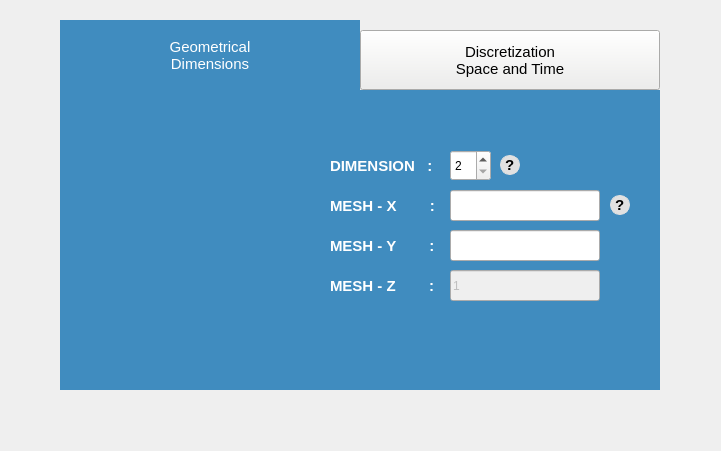
  <widget class="QWidget" name="First_widget" native="true">
   <property name="geometry">
    <rect>
     <x>230</x>
     <y>100</y>
     <width>721</width>
     <height>451</height>
    </rect>
   </property>
   <widget class="QPushButton" name="btn1">
    <property name="enabled">
     <bool>true</bool>
    </property>
    <property name="geometry">
     <rect>
      <x>60</x>
      <y>20</y>
      <width>300</width>
      <height>70</height>
     </rect>
    </property>
    <property name="sizePolicy">
     <sizepolicy hsizetype="Preferred" vsizetype="Preferred">
      <horstretch>0</horstretch>
      <verstretch>0</verstretch>
     </sizepolicy>
    </property>
    <property name="minimumSize">
     <size>
      <width>0</width>
      <height>0</height>
     </size>
    </property>
    <property name="maximumSize">
     <size>
      <width>16777215</width>
      <height>16777215</height>
     </size>
    </property>
    <property name="font">
     <font>
      <family>Ubuntu</family>
      <pointsize>11</pointsize>
      <weight>50</weight>
      <italic>false</italic>
      <bold>false</bold>
     </font>
    </property>
    <property name="styleSheet">
     <string notr="true">#btn1{
background-color: rgb(64, 140, 191);
border:none;
border-top-color: 1px solid rgb(52, 101, 164);
color:#fff;
}</string>
    </property>
    <property name="text">
     <string>Geometrical 
Dimensions</string>
    </property>
   </widget>
   <widget class="QFrame" name="frame_2">
    <property name="geometry">
     <rect>
      <x>60</x>
      <y>90</y>
      <width>600</width>
      <height>300</height>
     </rect>
    </property>
    <property name="styleSheet">
     <string notr="true">#frame_2{
border: none;
background-color: rgb(64, 140, 191);

}</string>
    </property>
    <property name="frameShape">
     <enum>QFrame::StyledPanel</enum>
    </property>
    <property name="frameShadow">
     <enum>QFrame::Raised</enum>
    </property>
    <widget class="QLabel" name="dim_label_3">
     <property name="geometry">
      <rect>
       <x>270</x>
       <y>60</y>
       <width>121</width>
       <height>31</height>
      </rect>
     </property>
     <property name="font">
      <font>
       <family>Ubuntu</family>
       <pointsize>11</pointsize>
       <weight>75</weight>
       <bold>true</bold>
      </font>
     </property>
     <property name="styleSheet">
      <string notr="true">color : #fff;</string>
     </property>
     <property name="text">
      <string>DELTA - X    :</string>
     </property>
    </widget>
    <widget class="QLineEdit" name="dy">
     <property name="geometry">
      <rect>
       <x>380</x>
       <y>100</y>
       <width>150</width>
       <height>31</height>
      </rect>
     </property>
    </widget>
    <widget class="QLineEdit" name="dz">
     <property name="geometry">
      <rect>
       <x>380</x>
       <y>140</y>
       <width>150</width>
       <height>31</height>
      </rect>
     </property>
    </widget>
    <widget class="QLineEdit" name="dt">
     <property name="geometry">
      <rect>
       <x>380</x>
       <y>180</y>
       <width>150</width>
       <height>31</height>
      </rect>
     </property>
    </widget>
    <widget class="QLineEdit" name="dx">
     <property name="geometry">
      <rect>
       <x>380</x>
       <y>60</y>
       <width>150</width>
       <height>31</height>
      </rect>
     </property>
    </widget>
    <widget class="QLabel" name="dim_label_4">
     <property name="geometry">
      <rect>
       <x>270</x>
       <y>100</y>
       <width>121</width>
       <height>31</height>
      </rect>
     </property>
     <property name="font">
      <font>
       <family>Ubuntu</family>
       <pointsize>11</pointsize>
       <weight>75</weight>
       <bold>true</bold>
      </font>
     </property>
     <property name="styleSheet">
      <string notr="true">color : #fff;</string>
     </property>
     <property name="text">
      <string>DELTA - Y    :</string>
     </property>
    </widget>
    <widget class="QLabel" name="dim_label_5">
     <property name="geometry">
      <rect>
       <x>270</x>
       <y>140</y>
       <width>121</width>
       <height>31</height>
      </rect>
     </property>
     <property name="font">
      <font>
       <family>Ubuntu</family>
       <pointsize>11</pointsize>
       <weight>75</weight>
       <bold>true</bold>
      </font>
     </property>
     <property name="styleSheet">
      <string notr="true">color : #fff;</string>
     </property>
     <property name="text">
      <string>DELTA - Z    :</string>
     </property>
    </widget>
    <widget class="QLabel" name="dim_label_6">
     <property name="geometry">
      <rect>
       <x>270</x>
       <y>180</y>
       <width>121</width>
       <height>31</height>
      </rect>
     </property>
     <property name="font">
      <font>
       <family>Ubuntu</family>
       <pointsize>11</pointsize>
       <weight>75</weight>
       <bold>true</bold>
      </font>
     </property>
     <property name="styleSheet">
      <string notr="true">color : #fff;</string>
     </property>
     <property name="text">
      <string>DELTA - T    :</string>
     </property>
    </widget>
    <widget class="QPushButton" name="next1">
     <property name="geometry">
      <rect>
       <x>430</x>
       <y>240</y>
       <width>141</width>
       <height>41</height>
      </rect>
     </property>
     <property name="font">
      <font>
       <family>Ubuntu</family>
       <pointsize>12</pointsize>
      </font>
     </property>
     <property name="styleSheet">
      <string notr="true">background-color: rgb(238, 238, 236);</string>
     </property>
     <property name="text">
      <string>Next</string>
     </property>
    </widget>
    <widget class="QLabel" name="error2">
     <property name="geometry">
      <rect>
       <x>220</x>
       <y>255</y>
       <width>201</width>
       <height>31</height>
      </rect>
     </property>
     <property name="styleSheet">
      <string notr="true">
color: rgb(0, 0, 0);
font: 12pt &quot;Calibri&quot;;</string>
     </property>
     <property name="text">
      <string/>
     </property>
    </widget>
    <widget class="QLabel" name="label_3">
     <property name="geometry">
      <rect>
       <x>540</x>
       <y>65</y>
       <width>20</width>
       <height>20</height>
      </rect>
     </property>
     <property name="font">
      <font>
       <family>Segoe UI Symbol</family>
       <pointsize>11</pointsize>
       <weight>75</weight>
       <italic>false</italic>
       <bold>true</bold>
      </font>
     </property>
     <property name="toolTip">
      <string>&lt;html&gt;&lt;head/&gt;&lt;body&gt;&lt;p&gt;The values DELTA-X, DELTA-Y, DELTA-Z correspond to the grid resolution in the X, Y, Z directions respectively.&lt;/p&gt;&lt;/body&gt;&lt;/html&gt;</string>
     </property>
     <property name="styleSheet">
      <string notr="true">background-color: rgb(225, 225, 225);
color:rgb(0, 0, 0);
border-radius : 10px; 
border : 1px solid rgb(225, 225, 225);</string>
     </property>
     <property name="text">
      <string>?</string>
     </property>
    </widget>
    <widget class="QLabel" name="label_4">
     <property name="geometry">
      <rect>
       <x>540</x>
       <y>185</y>
       <width>20</width>
       <height>20</height>
      </rect>
     </property>
     <property name="font">
      <font>
       <family>Segoe UI Symbol</family>
       <pointsize>11</pointsize>
       <weight>75</weight>
       <italic>false</italic>
       <bold>true</bold>
      </font>
     </property>
     <property name="toolTip">
      <string>&lt;html&gt;&lt;head/&gt;&lt;body&gt;&lt;p&gt; DELTA-T corresponds to the temporal discretization(time-step).&lt;/p&gt;&lt;/body&gt;&lt;/html&gt;</string>
     </property>
     <property name="styleSheet">
      <string notr="true">background-color: rgb(225, 225, 225);
color:rgb(0, 0, 0);
border-radius : 10px; 
border : 1px solid rgb(225, 225, 225);</string>
     </property>
     <property name="text">
      <string>?</string>
     </property>
    </widget>
   </widget>
   <widget class="QPushButton" name="btn2">
    <property name="enabled">
     <bool>true</bool>
    </property>
    <property name="geometry">
     <rect>
      <x>360</x>
      <y>30</y>
      <width>300</width>
      <height>60</height>
     </rect>
    </property>
    <property name="sizePolicy">
     <sizepolicy hsizetype="Minimum" vsizetype="Minimum">
      <horstretch>0</horstretch>
      <verstretch>0</verstretch>
     </sizepolicy>
    </property>
    <property name="minimumSize">
     <size>
      <width>0</width>
      <height>0</height>
     </size>
    </property>
    <property name="maximumSize">
     <size>
      <width>16777215</width>
      <height>16777215</height>
     </size>
    </property>
    <property name="font">
     <font>
      <family>Ubuntu</family>
      <pointsize>11</pointsize>
      <weight>50</weight>
      <italic>false</italic>
      <bold>false</bold>
     </font>
    </property>
    <property name="styleSheet">
     <string notr="true">
background-color: rgb(238, 238, 236);
</string>
    </property>
    <property name="text">
     <string>Discretization
Space and Time</string>
    </property>
   </widget>
   <widget class="QFrame" name="frame_1">
    <property name="geometry">
     <rect>
      <x>60</x>
      <y>90</y>
      <width>600</width>
      <height>300</height>
     </rect>
    </property>
    <property name="styleSheet">
     <string notr="true">#frame_1{
border: none;
background-color: rgb(64, 140, 191);

}</string>
    </property>
    <property name="frameShape">
     <enum>QFrame::StyledPanel</enum>
    </property>
    <property name="frameShadow">
     <enum>QFrame::Raised</enum>
    </property>
    <widget class="QLabel" name="dim_label">
     <property name="geometry">
      <rect>
       <x>270</x>
       <y>60</y>
       <width>121</width>
       <height>31</height>
      </rect>
     </property>
     <property name="font">
      <font>
       <family>Ubuntu</family>
       <pointsize>11</pointsize>
       <weight>75</weight>
       <bold>true</bold>
      </font>
     </property>
     <property name="styleSheet">
      <string notr="true">color : #fff;</string>
     </property>
     <property name="text">
      <string>DIMENSION   :</string>
     </property>
    </widget>
    <widget class="QLabel" name="mesh_x_label">
     <property name="geometry">
      <rect>
       <x>270</x>
       <y>100</y>
       <width>111</width>
       <height>31</height>
      </rect>
     </property>
     <property name="font">
      <font>
       <family>Ubuntu</family>
       <pointsize>11</pointsize>
       <weight>75</weight>
       <bold>true</bold>
      </font>
     </property>
     <property name="styleSheet">
      <string notr="true">color : #fff;</string>
     </property>
     <property name="text">
      <string>MESH - X        :</string>
     </property>
    </widget>
    <widget class="QLabel" name="mesh_y_label">
     <property name="geometry">
      <rect>
       <x>270</x>
       <y>140</y>
       <width>111</width>
       <height>31</height>
      </rect>
     </property>
     <property name="font">
      <font>
       <family>Ubuntu</family>
       <pointsize>11</pointsize>
       <weight>75</weight>
       <bold>true</bold>
      </font>
     </property>
     <property name="styleSheet">
      <string notr="true">color : #fff;</string>
     </property>
     <property name="text">
      <string>MESH - Y        :</string>
     </property>
    </widget>
    <widget class="QLabel" name="mesh_z_label">
     <property name="geometry">
      <rect>
       <x>270</x>
       <y>180</y>
       <width>111</width>
       <height>31</height>
      </rect>
     </property>
     <property name="font">
      <font>
       <family>Ubuntu</family>
       <pointsize>11</pointsize>
       <weight>75</weight>
       <bold>true</bold>
      </font>
     </property>
     <property name="styleSheet">
      <string notr="true">color : #fff;</string>
     </property>
     <property name="text">
      <string>MESH - Z        :</string>
     </property>
    </widget>
    <widget class="QLineEdit" name="mesh_x">
     <property name="geometry">
      <rect>
       <x>390</x>
       <y>100</y>
       <width>150</width>
       <height>31</height>
      </rect>
     </property>
    </widget>
    <widget class="QLineEdit" name="mesh_y">
     <property name="geometry">
      <rect>
       <x>390</x>
       <y>140</y>
       <width>150</width>
       <height>31</height>
      </rect>
     </property>
    </widget>
    <widget class="QLineEdit" name="mesh_z">
     <property name="enabled">
      <bool>false</bool>
     </property>
     <property name="geometry">
      <rect>
       <x>390</x>
       <y>180</y>
       <width>150</width>
       <height>31</height>
      </rect>
     </property>
     <property name="text">
      <string>1</string>
     </property>
    </widget>
    <widget class="QSpinBox" name="dim">
     <property name="geometry">
      <rect>
       <x>390</x>
       <y>60</y>
       <width>41</width>
       <height>31</height>
      </rect>
     </property>
     <property name="minimum">
      <number>2</number>
     </property>
     <property name="maximum">
      <number>3</number>
     </property>
     <property name="value">
      <number>2</number>
     </property>
    </widget>
    <widget class="QLabel" name="error1">
     <property name="geometry">
      <rect>
       <x>160</x>
       <y>240</y>
       <width>241</width>
       <height>31</height>
      </rect>
     </property>
     <property name="styleSheet">
      <string notr="true">
color: rgb(0, 0, 0);
font: 12pt &quot;Calibri&quot;;</string>
     </property>
     <property name="text">
      <string/>
     </property>
    </widget>
    <widget class="QLabel" name="label">
     <property name="geometry">
      <rect>
       <x>440</x>
       <y>65</y>
       <width>20</width>
       <height>20</height>
      </rect>
     </property>
     <property name="font">
      <font>
       <family>Segoe UI Symbol</family>
       <pointsize>11</pointsize>
       <weight>75</weight>
       <italic>false</italic>
       <bold>true</bold>
      </font>
     </property>
     <property name="toolTip">
      <string>This can take values 2,3 for 2D and 3D simulations respectively.</string>
     </property>
     <property name="styleSheet">
      <string notr="true">background-color: rgb(225, 225, 225);
color:rgb(0, 0, 0);
border-radius : 10px; 
border : 1px solid rgb(225, 225, 225);</string>
     </property>
     <property name="text">
      <string>?</string>
     </property>
    </widget>
    <widget class="QLabel" name="label_2">
     <property name="geometry">
      <rect>
       <x>550</x>
       <y>105</y>
       <width>20</width>
       <height>20</height>
      </rect>
     </property>
     <property name="font">
      <font>
       <family>Segoe UI Symbol</family>
       <pointsize>11</pointsize>
       <weight>75</weight>
       <italic>false</italic>
       <bold>true</bold>
      </font>
     </property>
     <property name="toolTip">
      <string>&lt;html&gt;&lt;head/&gt;&lt;body&gt;&lt;p&gt;These are the number of grid points in the domain(and not the physical lengths) in the respective X, Y, Z directions.&lt;/p&gt;&lt;p&gt;When DIMENSION is 2, the value of MESH Z will redundant and will be taken as 1.&lt;/p&gt;&lt;/body&gt;&lt;/html&gt;</string>
     </property>
     <property name="styleSheet">
      <string notr="true">background-color: rgb(225, 225, 225);
color:rgb(0, 0, 0);
border-radius : 10px; 
border : 1px solid rgb(225, 225, 225);</string>
     </property>
     <property name="text">
      <string>?</string>
     </property>
    </widget>
   </widget>
   <zorder>btn1</zorder>
   <zorder>btn2</zorder>
   <zorder>frame_2</zorder>
   <zorder>frame_1</zorder>
  </widget>
